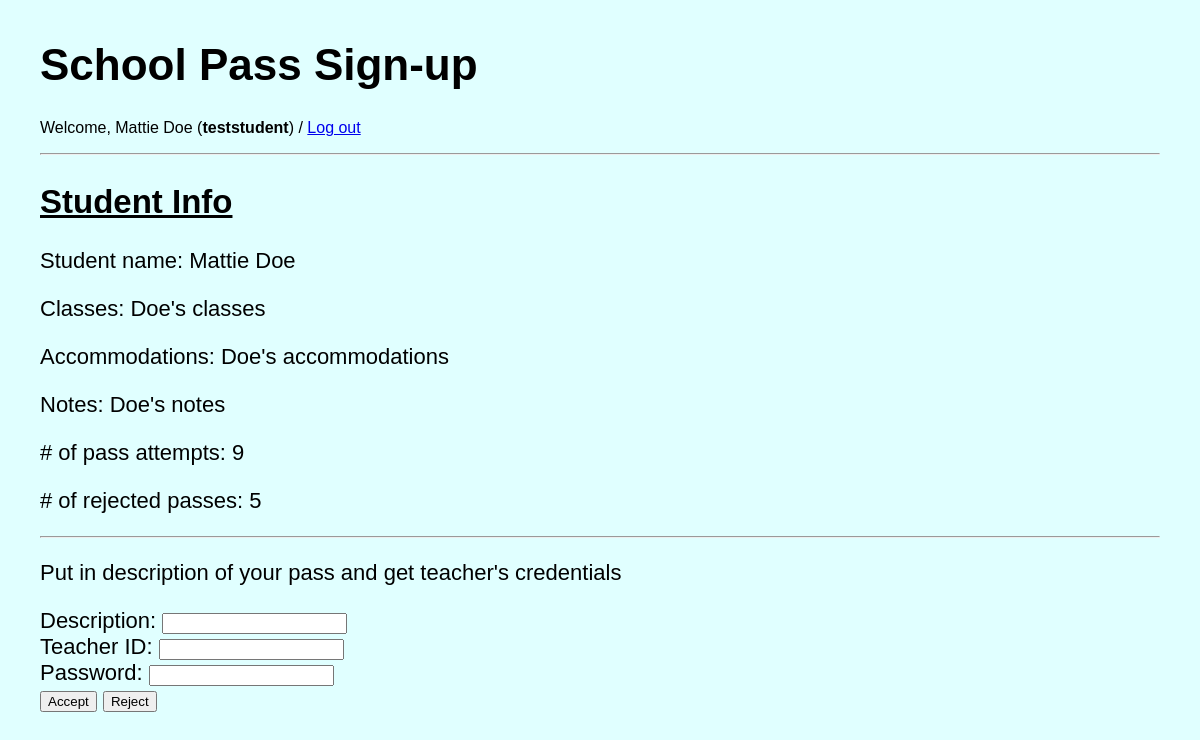
The page /pagetwo/ (signed in) on the database as committed earlier.
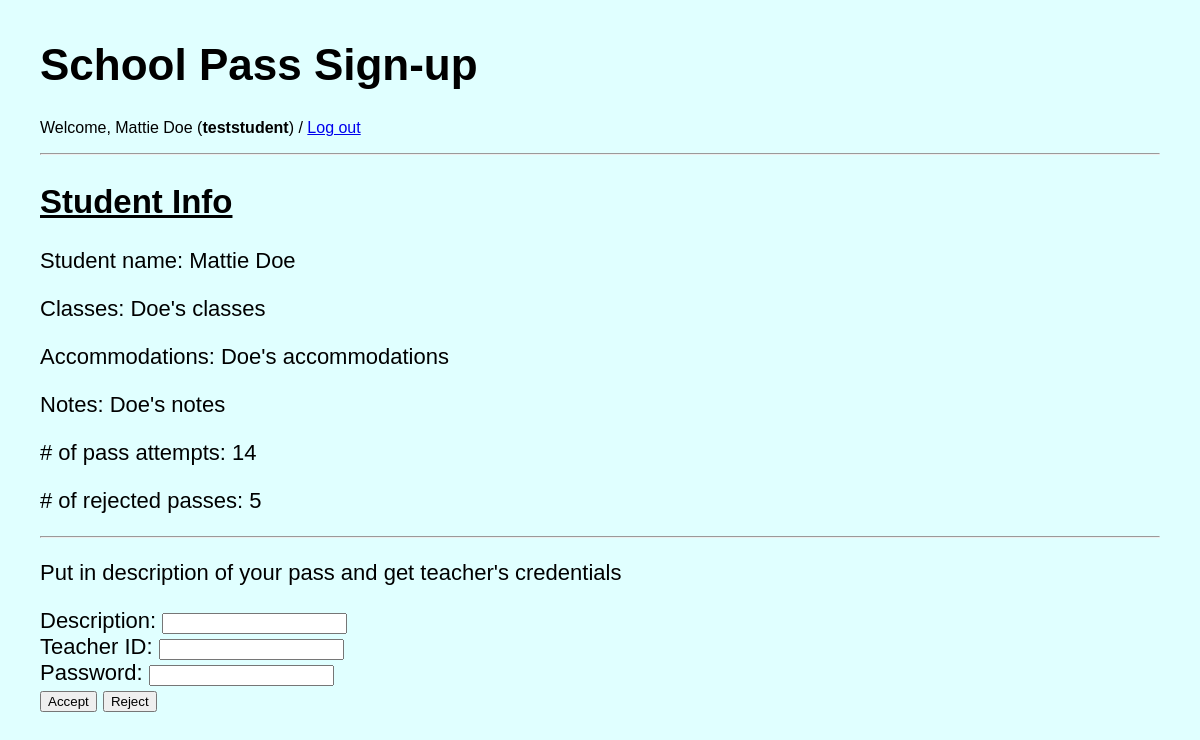
The same page on the database as committed later.
### schoolpass/models.py (models this page shows, shortened)
class CustomUser(AbstractUser):
    is_student = models.BooleanField(default=False)
    is_teacher = models.BooleanField(default=False)
    pass_attempts = models.PositiveIntegerField(default=0)
    pass_rejections = models.PositiveIntegerField(default=0)

class Student(models.Model):
    user = models.OneToOneField(CustomUser, on_delete=models.CASCADE, primary_key=True, related_name='student_profile')
    classes_enrolled = models.TextField(max_length=150)
    accommodations = models.TextField(blank=True)
    notes = models.TextField(blank=True)
    number_of_passes = models.PositiveIntegerField(default=0)
    number_of_rejections = models.PositiveIntegerField(default=0)

### schoolpass/views.py (the view)
# urls.py: path('pagetwo/', views.pagetwo, name='pagetwo'),
@login_required
@student_required
def pagetwo(request):
    form = PassForm
    return render(request, 'schoolpass/pagetwo.html', {'form': form})

### schoolpass/templates/schoolpass/pagetwo.html (shortened to what this page needs)
{%  extends 'schoolpass/base.html' %}
{% block content %}
<h1>School Pass Sign-up</h1>{% if user.is_authenticated %}
<p style="font-size:16px;">Welcome, {{ user.first_name }}
    {{ user.last_name }} (<strong>{{ user.username }}</strong>) /
    <a href="{% url 'logout' %}">Log out</a></p>
{% endif %}
<hr>
    <h2><u>Student Info</u></h2>
    <p>Student name: {{ user.first_name }} {{ user.last_name }}</p>
    <p>Classes: {{ request.user.student_profile.classes_enrolled }}</p>
    {% if request.user.student_profile.accommodations %}
    <p>Accommodations: {{ request.user.student_profile.accommodations }}</p>
    {% endif %}
    {% if request.user.student_profile.notes %}
    <p>Notes: {{ request.user.student_profile.notes }}</p>
    {% endif %}
    <p># of pass attempts: {{ request.user.pass_attempts }}</p>
    <p># of rejected passes: {{ request.user.pass_rejections }}</p>
    <hr>
    <p>Put in description of your pass and get teacher's credentials</p>
    <form action="{% url 'process_pass' %}" method="POST">
    Description: {{ form.description }}<br>
    Teacher ID: {{ form.teacher_username }}<br>
    Password: {{ form.teacher_password }}<br>
    <input type="submit" name="Accept" value="Accept">
    <input type="submit" name="Reject" value="Reject">
    </form>
{% endblock %}

Rows that differ between the two databases and show on the page:
changed CustomUser "Mattie": user.pass_attempts "9" → "14"
